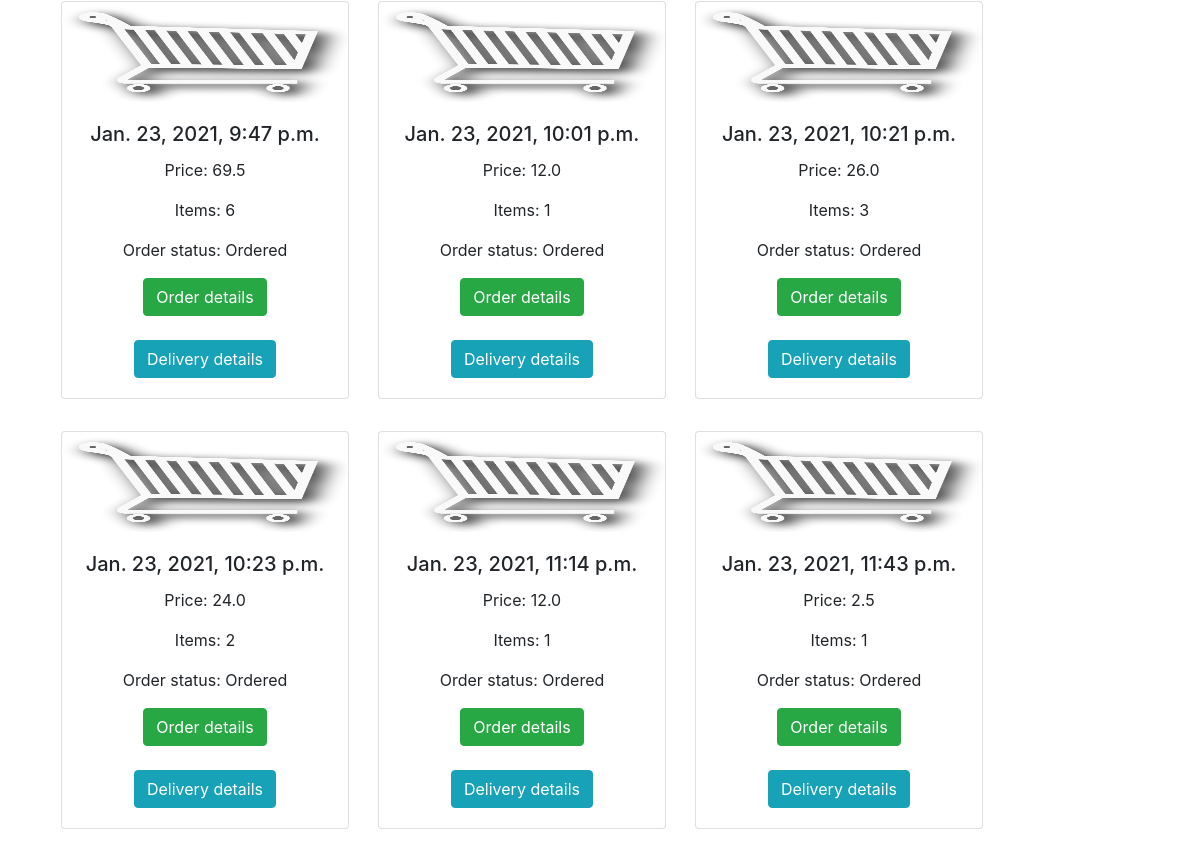
Before: /history/ (signed in, lower part) with the older database file.
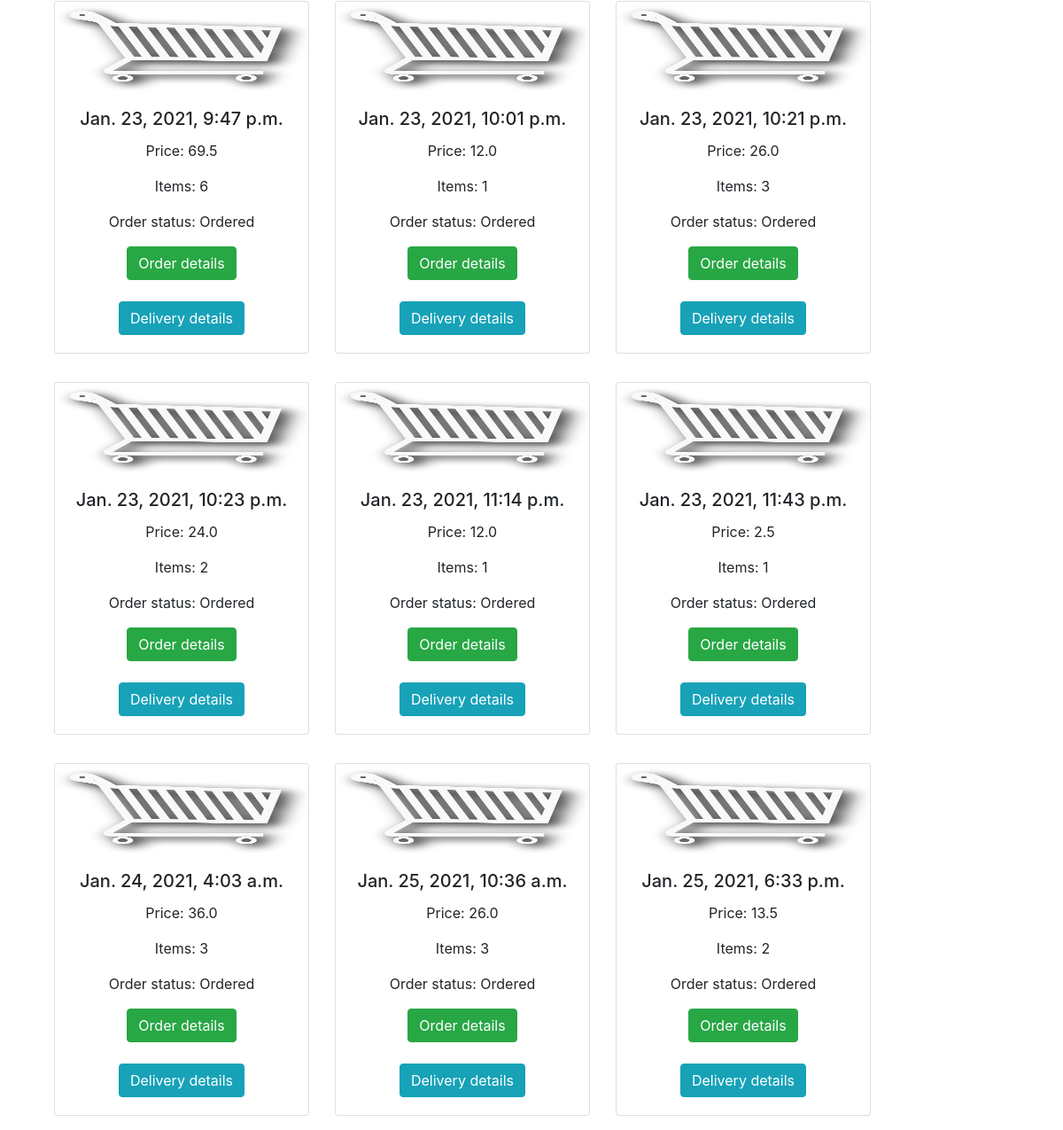
After: the same page with the newer database file.
### store/models.py (models this page shows, shortened)
class Order(models.Model):
    customer = models.ForeignKey(Customer, on_delete=models.SET_NULL, null=True, blank=True)
    date_ordered = models.DateTimeField(auto_now_add=True)
    complete = models.BooleanField(default=False)
    status = models.CharField(max_length=200, default="")
    @property
    def get_cart_total(self):
        orderitems = self.orderitem_set.all()
        total = sum([item.get_total for item in orderitems])
        return total
    @property
    def get_cart_items(self):
        orderitems = self.orderitem_set.all()
        total = sum([item.quantity for item in orderitems])
        return total

class OrderItem(models.Model):
    product = models.ForeignKey(Product, on_delete=models.SET_NULL, null=True)
    order = models.ForeignKey(Order, on_delete=models.SET_NULL, null=True)
    quantity = models.IntegerField(default=0, null=True, blank=True)
    @property
    def get_total(self):
        total = self.product.price * self.quantity
        return total

class Product(models.Model):
    name = models.CharField(max_length=200)
    price = models.FloatField()
    image = models.ImageField(null=True, blank=True)
    instock = models.IntegerField(default=100)

### store/views.py (the view)
# urls.py: path('history/', views.history, name="history"),
def history(request):
    customer = request.user.customer
    orders = Order.objects.filter(customer = customer,complete = True)
    data = prepareCartData(request)
    cartItems = data['cartItems']
    return render(request, 'history.html', {"orders":orders,'cartItems': cartItems})

### store/data.py (called while the page is built)
def prepareCartData(request):
    customer=request.user.customer
    if Order.objects.filter(customer=customer, complete= False).exists():
        order = Order.objects.get(customer=customer, complete= False)
    else:
        order = Order.objects.create(customer= customer,complete= False)
    cartItems= order.get_cart_items
    items = order.orderitem_set.all()
    return {'cartItems': cartItems, 'order': order, 'items': items}

### templates/history.html (shortened to what this page needs)
{% extends 'main.html' %}
{% load static %}
{% block content %}
	<div class="row">
		{% for order in orders %}
		    <div class="col-sm-3 m-3" >
                <div class="card text-center" style="width: 18rem;">
                <img class="card-img-top" src="{% static 'pictures/cart.png' %}" alt="Card image cap" width="100" height="100">
                    <div class="card-body">
                    <h5 class="card-title"> {{order.date_ordered}}</h5>
                    <p class="card-text">Price: {{order.get_cart_total}} </p>
                        <p class="card-text">Items: {{order.get_cart_items}} </p>
                        <p class="card-text">Order status: {{order.status}} </p>
                    <a class="btn btn-success" href="{% url 'detail' order_id=order.id %}">Order details </a>
                        <br>
                        <br>
                        <a class="btn btn-info" href="{% url 'delivery_history' order_id=order.id %}">Delivery details </a>
                    </div>
                </div>
            </div>
		{% endfor %}
	</div>
{% endblock content %}

Changed rows visible on the page:
now on this page (row edited): Order: date_ordered "Jan. 24, 2021, 4:03 a.m.", get_cart_total "36.0", get_cart_items "3", status "Ordered"
added Order: date_ordered "Jan. 25, 2021, 10:36 a.m.", get_cart_total "26.0", get_cart_items "3", status "Ordered"
added Order: date_ordered "Jan. 25, 2021, 6:33 p.m.", get_cart_total "13.5", get_cart_items "2", status "Ordered"
